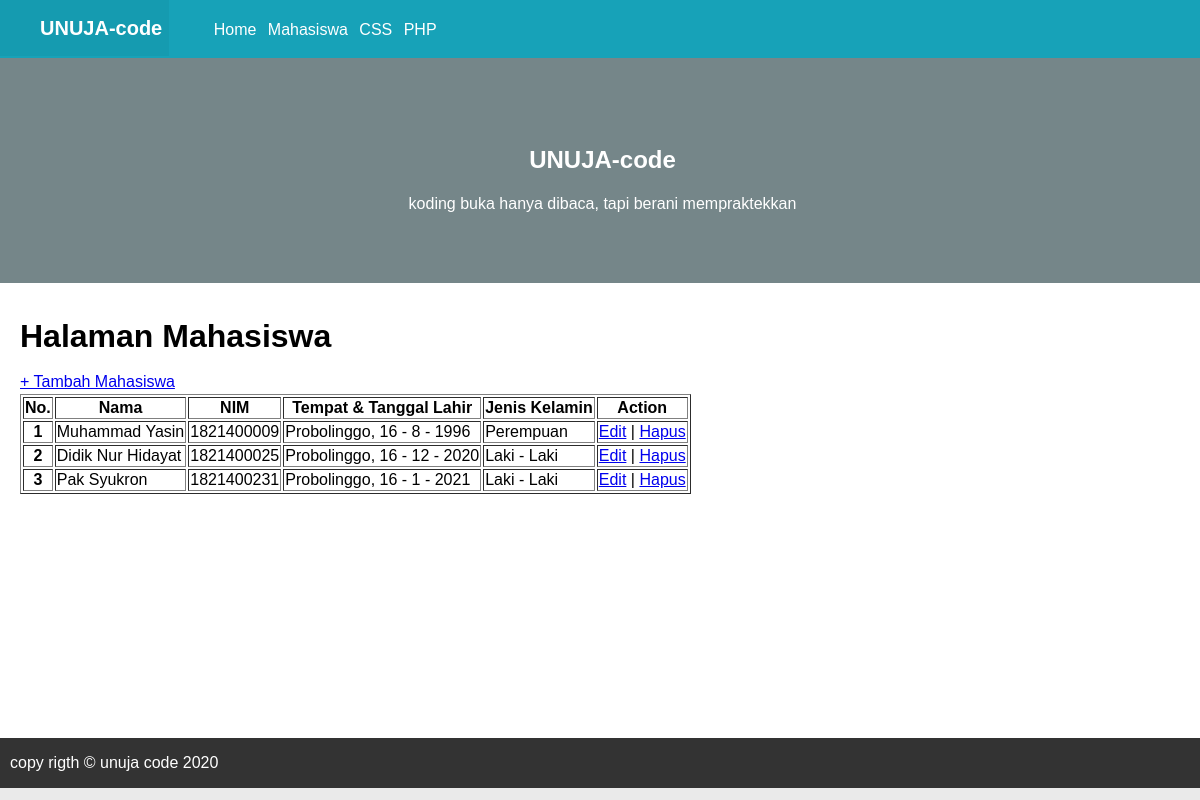
The page /mahasiswa.php on the database its author committed.
### tables this page shows
CREATE TABLE `mahasiswa` (
  `nim` int(10) NOT NULL,
  `nama` varchar(255) NOT NULL,
  `tempat_lahir` varchar(128) NOT NULL,
  `tanggal_lahir` date NOT NULL,
  `jenis_kelamin` enum('L','P') NOT NULL
);

### mahasiswa.php (the view, shortened to what this page needs)
<?php
$conn = mysqli_connect('localhost', 'root', '', 'db_tugas');
$query = mysqli_query($conn, "SELECT * FROM mahasiswa");
?>
<html>
<head>
  <link rel="stylesheet" href="my_css.css">
</head>
<body>
  <div class="container">
    <div class="header">
      <div class="brand">
        <ul>
          <li><a href="#">UNUJA-code</a></li>
        </ul>
      </div>
      <div class="menu">
        <ul>
          <li><a href="index.php">Home</a></li>
          <li><a href="#">Mahasiswa</a></li>
          <li><a href="#">CSS</a></li>
          <li><a href="#">PHP</a></li>
        </ul>
      </div>
    </div>
    <div class="content">
      <div class="home">
        <h2>UNUJA-code</h2>
        <label> koding buka hanya dibaca, tapi berani mempraktekkan</label>
      </div>
      <div class="dashboard">
        <h1>Halaman Mahasiswa</h1>
        <a href="mahasiswa_tambah.php">+ Tambah Mahasiswa</a>
        <table border="">
          <thead>
            <th>No.</th>
            <th>Nama</th>
            <th>NIM</th>
            <th>Tempat & Tanggal Lahir</th>
            <th>Jenis Kelamin</th>
            <th>Action</th>
          </thead>
          <tbody>
            <?php $no = 1; ?>
            <?php while ($data = $query->fetch_assoc()) : ?>
              <tr>
                <?php $tanggal = date_parse($data['tanggal_lahir']); ?>
                <th><?= $no++; ?></th>
                <td><?= $data['nama']; ?></td>
                <td><?= $data['nim']; ?></td>
                <td><?= $data['tempat_lahir'] . ', ' . $tanggal['day'] . ' - ' . $tanggal['month'] . ' - ' . $tanggal['year'] ?></td>
                <td><?= ($data['jenis_kelamin'] == 'L') ? 'Laki - Laki' : 'Perempuan' ?></td>
                <td>
                  <a href="mahasiswa_edit.php?nim=<?= $data['nim']; ?>"> Edit</a> |
                  <a href="hapus.php" onclick=""> Hapus</a>
                </td>
              </tr>
            <?php endwhile; ?>
          </tbody>
        </table>
      </div>
    </div>
    <div class="footer">copy rigth &COPY; unuja code 2020</div>
  </div>
</body>
</html>

### my_css.css (style rules this page uses)
body { font: 16px/24px arial; background-color: #eaeaea; margin: 0px 0px 0px 0px; }
.container { width: 1200px; margin: auto; background-color: #ffffff; }
.header { padding: 0px 5px 0px 10px ; background-color: #17a2b8; }
.container .header div { display: inline-block; color: white; }
.header .brand { margin: 0px 0px 0px -10px ; background-color: #159bb0; }
.brand ul li { display: inline-block; margin-right: 7px; }
.brand ul li a { text-decoration: none; color: white; font-size: 20px; font-weight: bold; }
.header .menu { width: 70%; }
.menu ul li { display: inline-block; margin-right: 7px; }
.menu ul li a { text-decoration: none; color: white }
.content { height: 85%; }
.content .home { height:150px; padding: 70px 5px 5px 10px ; background-color: #758689; color: white; text-align: center; }
.content .dashboard { padding: 20px 5px 5px 20px ; color: black; }
.footer { padding: 0px 0px 0px 10px ; height:50px; line-height:50px; background:#333; color:#fff; }

### rows shown on the page
mahasiswa: nama "Muhammad Yasin", nim "1821400009", tempat_lahir "Probolinggo", tanggal_lahir "16", tanggal_lahir "8", tanggal_lahir "1996", jenis_kelamin "Perempuan"
mahasiswa: nama "Didik Nur Hidayat", nim "1821400025", tempat_lahir "Probolinggo", tanggal_lahir "16", tanggal_lahir "12", tanggal_lahir "2020", jenis_kelamin "Laki - Laki"
mahasiswa: nama "Pak Syukron", nim "1821400231", tempat_lahir "Probolinggo", tanggal_lahir "16", tanggal_lahir "1", tanggal_lahir "2021", jenis_kelamin "Laki - Laki"
